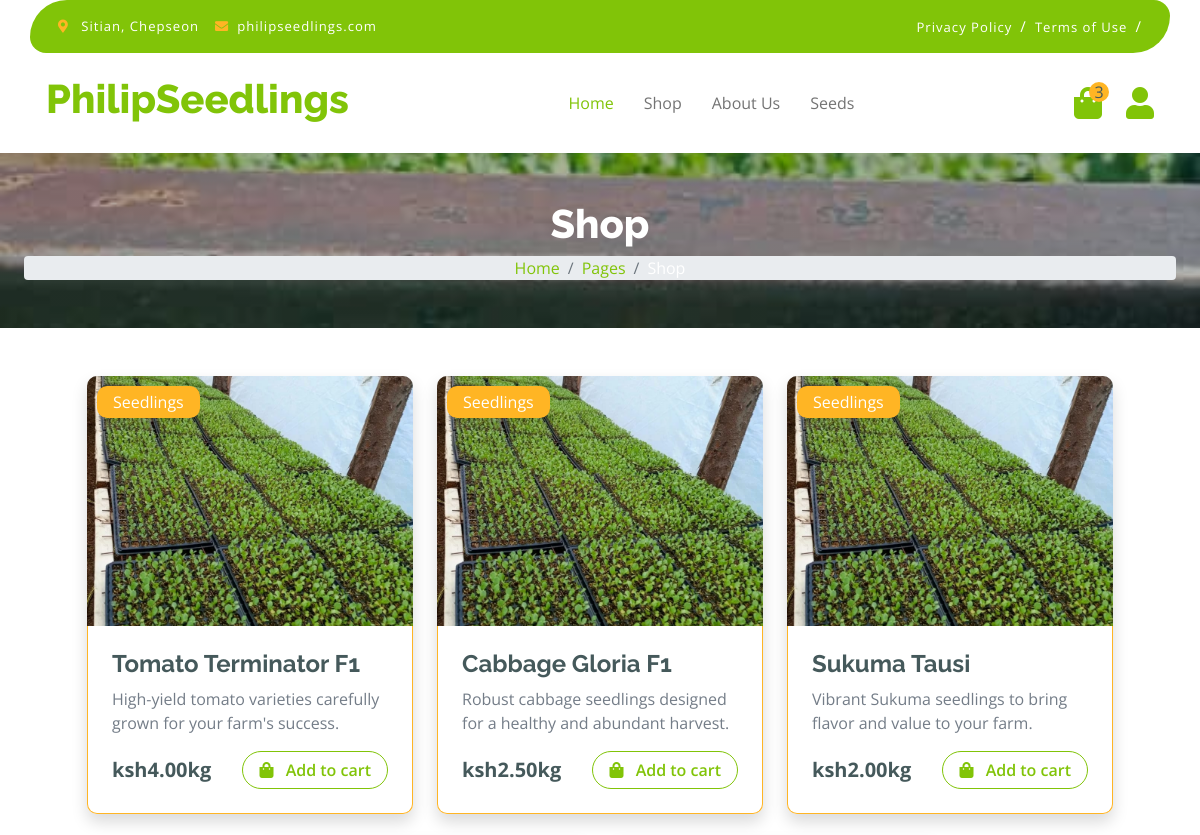
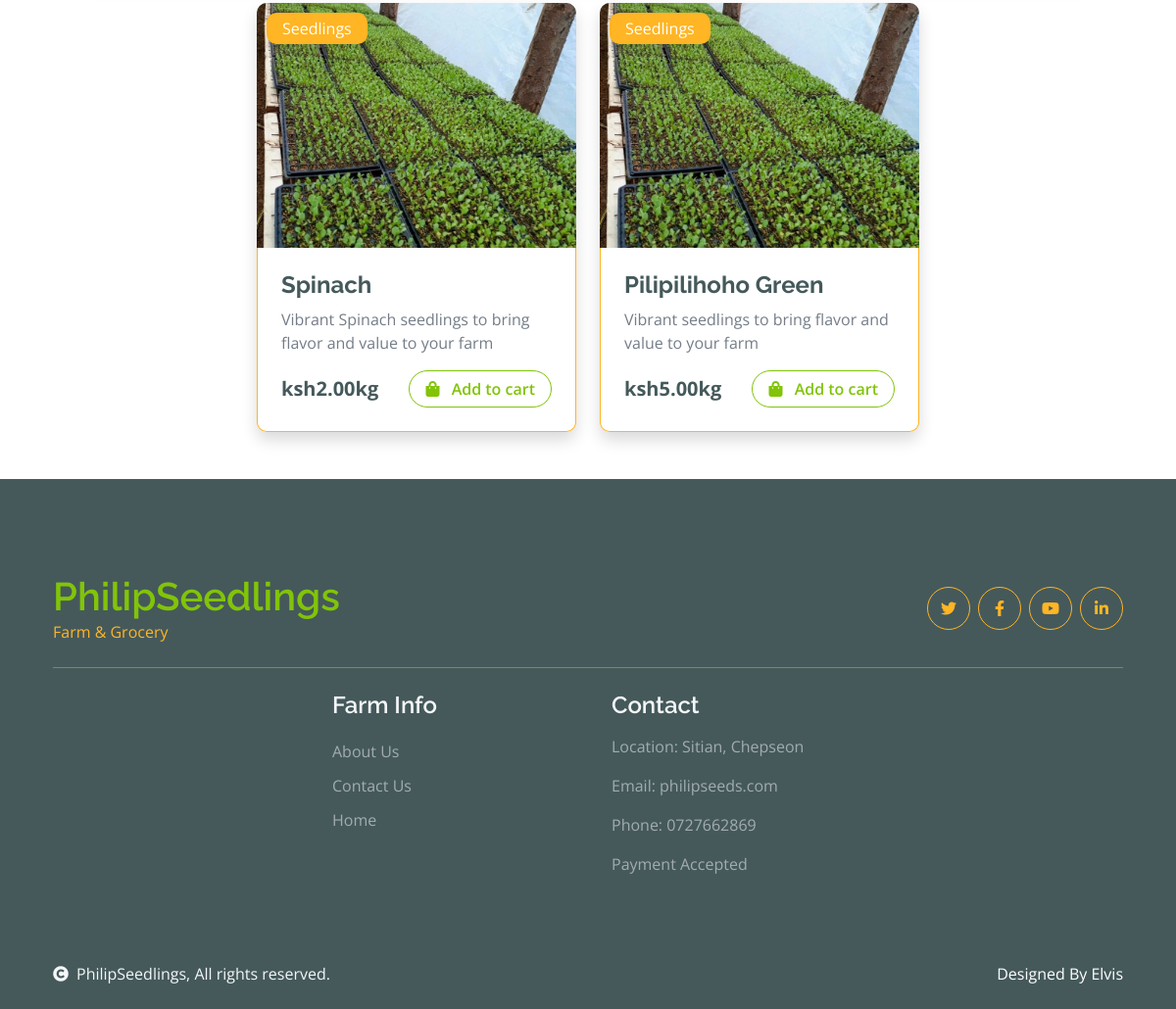
The page /seedling_list (signed in) on the database its author committed (2 pictures, top to bottom).
### grocery/models.py (models this page shows, shortened)
class Seedling(models.Model):
    name = models.CharField(max_length=50)
    description = models.TextField()
    price = models.DecimalField(max_digits=5, decimal_places=2)
    stock = models.PositiveIntegerField(default=0)
    image = models.ImageField(upload_to='seedlings/', null=True, blank=True)

### grocery/views.py (the view)
# urls.py: path('seedling_list', views.seedling_list, name='seedling_list'),
def seedling_list(request):
    seedlings = Seedling.objects.all()
    return render(request, 'seedling_list.html', {'seedlings': seedlings})

### grocery/templates/seedling_list.html (shortened to what this page needs)
{% extends 'base.html' %}
{% load static %}
{% block content %}
<div class="container-fluid page-header py-5">
    <h1 class="text-center text-white display-6">Shop</h1>
    <ol class="breadcrumb justify-content-center mb-0">
        <li class="breadcrumb-item"><a href="#">Home</a></li>
        <li class="breadcrumb-item"><a href="#">Pages</a></li>
        <li class="breadcrumb-item active text-white">Shop</li>
    </ol>
</div>
<div class="container my-5">
    <div class="row g-4 justify-content-center">
        {% for seedling in seedlings %}
        <div class="col-12 col-md-6 col-lg-4" style="max-width: 350px;">
            <div class="rounded position-relative fruite-item shadow">
                <div class="fruite-img">
                    {% if seedling.image %}
                    <img src="{{ seedling.image.url }}" class="img-fluid w-100 rounded-top" alt="{{ seedling.name }}" style="height: 250px; object-fit: cover;">
                    {% else %}
                    <img src="{% static 'images/imageholder.jpg' %}" alt="No image" class="img-fluid w-100 rounded-top" style="height: 250px; object-fit: cover;">
                    {% endif %}
                </div>
                <div class="text-white bg-secondary px-3 py-1 rounded position-absolute" style="top: 10px; left: 10px; z-index: 1;">Seedlings</div>
                <div class="p-4 border border-secondary border-top-0 rounded-bottom">
                    <h4 class="fw-bold">{{ seedling.name }}</h4>
                    <p>{{ seedling.description }}</p>
                    <div class="d-flex justify-content-between align-items-center">
                        <p class="text-dark fs-5 fw-bold mb-0">ksh{{ seedling.price }}kg</p>
                        <a href="#" class="btn btn-outline-primary rounded-pill px-3 add-to-cart" data-item-id="{{ seedling.id }}">
                            <i class="fa fa-shopping-bag me-2"></i> Add to cart
                        </a>
                    </div>
                </div>
            </div>
        </div>
        {% endfor %}
    </div>
</div>
{% endblock %}

### static/css/styles.css (style rules this page uses)
:root { --header-height: 3.5rem; --hue: 152; --first-color: hsl(var(--hue), 24%, 32%); --first-color-alt: hsl(var(--hue), 24%, 28%); --first-color-light: hsl(var(--hue), 24%, 66%); --first-color-lighten: hsl(var(--hue), 24%, 92%); --title-color: hsl(var(--hue), 4%, 15%); --text-color: hsl(var(--hue), 4%, 35%); --text-color-light: hsl(var(--hue), 4%, 55%); --body-color: hsl(var(--hue), 0%, 100%); --container-color: #FFF; --body-font: 'Poppins', sans-serif; --big-font-size: 2rem; --h1-font-size: 1.5rem; --h2-font-size: 1.25rem; --h3-font-size: 1rem; --normal-font-size: .938rem; --small-font-size: .813rem; --smaller-font-size: .75rem; --font-medium: 500; --font-semi-bold: 600; --mb-0-5: .5rem; --mb-0-75: .75rem; --mb-1: 1rem; --mb-1-5: 1.5rem; --mb-2: 2rem; --mb-2-5: 2.5rem; --z-tooltip: 10; --z-fixed: 100; }
@media screen and (min-width: 968px) { :root { --big-font-size: 3.5rem; --h1-font-size: 2.25rem; --h2-font-size: 1.5rem; --h3-font-size: 1.25rem; --normal-font-size: 1rem; --small-font-size: .875rem; --smaller-font-size: .813rem; } }
* { box-sizing: border-box; padding: 0; margin: 0; }
body { margin: 0; padding: 0; }
html { scroll-behavior: smooth; }
body, button, input, textarea { font-family: var(--body-font); font-size: var(--normal-font-size); }
body { margin: var(--header-height) 0 0 0; background-color: var(--body-color); color: var(--text-color); transition: .4s; }
h1,h2,h3 { color: var(--title-color); font-weight: var(--font-semi-bold); }
a { text-decoration: none; }
img { max-width: 100%; height: auto; }
.container { max-width: 968px; margin-left: var(--mb-1-5); margin-right: var(--mb-1-5); }

### static/css/home.css (style rules this page uses)
.btn { font-weight: 600; transition: .5s; }
.page-header { position: relative; background: linear-gradient(rgba(0, 0, 0, 0.3), rgba(0, 0, 0, 0.3)), url('../images/image1.jpeg'); background-position: center center; background-repeat: no-repeat; background-size: cover; }
@media (min-width: 992px) { .hero-header, .page-header { margin-top: 152px !important; } }

### rows shown on the page
Seedling: image (picture), name "Tomato Terminator F1", description "High-yield tomato varieties carefully grown for your farm's success.", price "4.00"
Seedling: image (picture), name "Cabbage Gloria F1", description "Robust cabbage seedlings designed for a healthy and abundant harvest.", price "2.50"
Seedling: image (picture), name "Sukuma Tausi", description "Vibrant Sukuma seedlings to bring flavor and value to your farm.", price "2.00"
Seedling: image (picture), name "Spinach", description "Vibrant Spinach seedlings to bring flavor and value to your farm", price "2.00"
Seedling: image (picture), name "Pilipilihoho Green", description "Vibrant seedlings to bring flavor and value to your farm", price "5.00"
